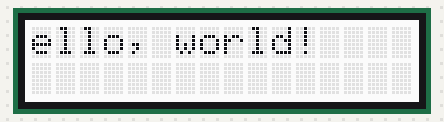
Simulated run of this sketch. Board: Arduino Uno, built with avr-gcc and run on an emulated ATmega328P. Parts: 16×2 character LCD.

Above: at 1.15 s.
At 2.2 s:
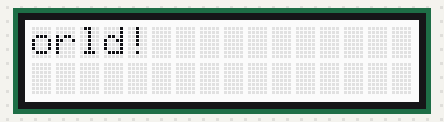
At 3.26 s:
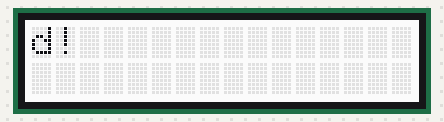
At 5.37 s:
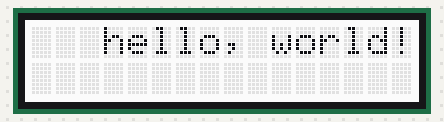
At 7.49 s:
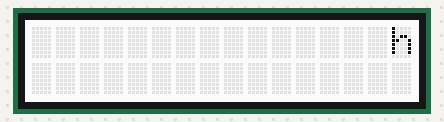
At 9.7 s:
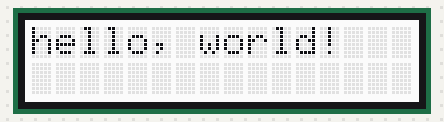

Measured:
- by itself, everything shown: repeats every 9.8 s, in 58 steps
- what the display in image 5 shows lasts 1.1 s, from 9.7 s to 10.8 s

The sketch:

Scroll.ino
```cpp
// (licence header left out)
#include <Wire.h>
#include "rgb_lcd.h"

rgb_lcd lcd;

void setup() {
    // set up the LCD's number of columns and rows:
    lcd.begin(16, 2);
    // Print a message to the LCD.
    lcd.print("hello, world!");
    delay(1000);
}

void loop() {
    // scroll 13 positions (string length) to the left
    // to move it offscreen left:
    for (int positionCounter = 0; positionCounter < 13; positionCounter++) {
        // scroll one position left:
        lcd.scrollDisplayLeft();
        // wait a bit:
        delay(150);
    }

    // scroll 29 positions (string length + display length) to the right
    // to move it offscreen right:
    for (int positionCounter = 0; positionCounter < 29; positionCounter++) {
        // scroll one position right:
        lcd.scrollDisplayRight();
        // wait a bit:
        delay(150);
    }

    // scroll 16 positions (display length + string length) to the left
    // to move it back to center:
    for (int positionCounter = 0; positionCounter < 16; positionCounter++) {
        // scroll one position left:
        lcd.scrollDisplayLeft();
        // wait a bit:
        delay(150);
    }

    // delay at the end of the full loop:
    delay(1000);

}

/*********************************************************************************************************
  END FILE
*********************************************************************************************************/
```
